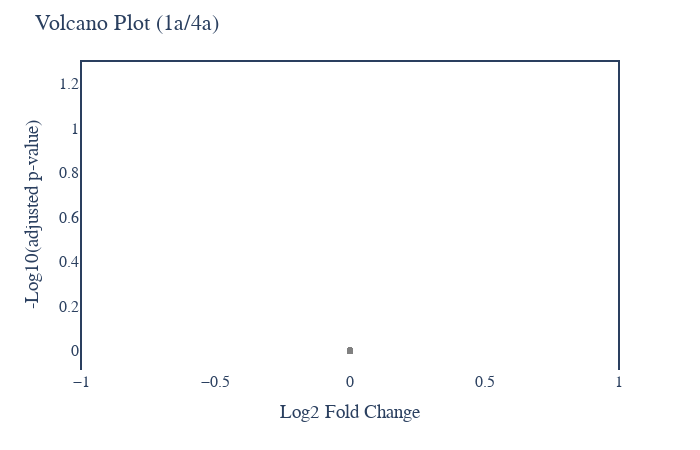

The notebook cell this image was saved under:
### Code cell
# Protein Abundance Volcano plot
plot_options={
            "compare groups": ["4a", "1a"],
            "title": "Volcano Plot",
            "X Title": "Log2 Fold Change",
            "Y Title": "-Log10(adjusted p-value)",
            "up color": "red",
            "down color": "blue",
            "all color": "gray",
            "width": 700,
            "height": 450,
            "font": dict(size=16, family="Arial black"),
            "ylimits": [],
            "xlimits": []
        }
figure, _, _ =volcano_plots(data_obj, plot_options, saved_settings)
figure.show()

### Figure 1 — Plotly figure (JSON) as saved in the notebook; plotly's stock layout.template omitted (floating-point values rounded to 4 significant figures; data arrays with more than 128 entries replaced by an {"elided": "..."} marker saying what was removed)
{"data": [{"hovertemplate": "<extra></extra>", "legendgroup": "", "marker": {"color": "#636efa", "symbol": "circle"}, "mode": "markers", "name": "", "orientation": "v", "showlegend": false, "type": "scatter", "xaxis": "x", "yaxis": "y"}, {"marker": {"color": "gray"}, "mode": "markers", "text": {"elided": "1064 str values"}, "type": "scatter", "x": {"elided": "1064 int values"}, "y": {"elided": "1064 int values"}}], "layout": {"font": {"family": "Arial black", "size": 16}, "height": 450, "legend": {"tracegroupgap": 0}, "margin": {"t": 60}, "paper_bgcolor": "white", "plot_bgcolor": "white", "shapes": [{"type": "line", "x0": 0, "x1": 1, "xref": "x domain", "y0": 1.301, "y1": 1.301, "yref": "y"}, {"type": "line", "x0": -1, "x1": -1, "xref": "x", "y0": 0, "y1": 1, "yref": "y domain"}, {"type": "line", "x0": 1, "x1": 1, "xref": "x", "y0": 0, "y1": 1, "yref": "y domain"}], "showlegend": false, "title": {"text": "Volcano Plot (1a/4a)"}, "width": 700, "xaxis": {"anchor": "y", "domain": [0, 1], "title": {"text": "Log2 Fold Change"}}, "yaxis": {"anchor": "x", "domain": [0, 1], "title": {"text": "-Log10(adjusted p-value)"}}}}
